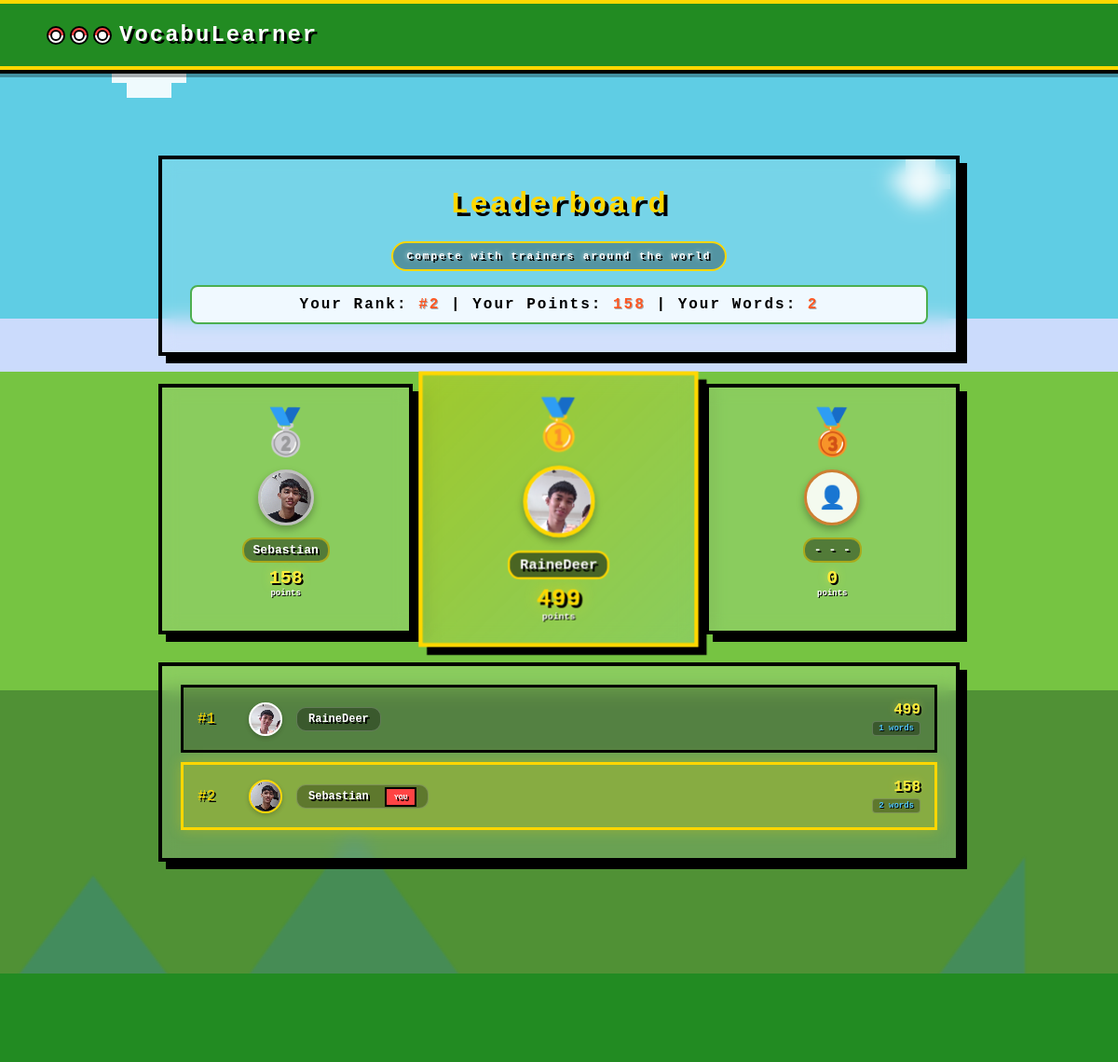
Page /leaderboard (signed in) on the committed database.
### models.py (models this page shows)
class UserAcc(db.Model):
    user_id = db.Column(db.Integer, primary_key=True)
    name = db.Column(db.String(50), nullable=False)
    email = db.Column(db.String(100), unique=True, nullable=False)
    password = db.Column(db.String(200), nullable=False)
    is_admin = db.Column(db.Boolean, default=False)
    date_created = db.Column(db.DateTime, default=datetime.utcnow)
    last_login = db.Column(db.DateTime)
    pokemon_name = db.Column(db.String(100))
    pokemon_id = db.Column(db.Integer, db.ForeignKey('pokemon.pokemon_id'))
    profile_picture = db.Column(db.String(200))
    current_streak = db.Column(db.Integer, default=0)
    longest_streak = db.Column(db.Integer, default=0)
    total_points = db.Column(db.Integer, default=0)  # Pokémon EXP

### Main.py (the view)
@app.route('/leaderboard')
@login_required
def leaderboard():
    current_user = get_current_user()
    users = UserAcc.query.filter_by(is_admin=False).order_by(UserAcc.total_points.desc(), UserAcc.name).all()
    from sqlalchemy import func
    word_counts = db.session.query(
        UserWords.user_id,
        func.count(UserWords.word_id).label('word_count')
    ).group_by(UserWords.user_id).all()
    word_count_dict = {user_id: count for user_id, count in word_counts}
    leaderboard_data = []
    current_user_word_count = 0
    user_rank = None
    for rank, user in enumerate(users, start=1):
        word_count = word_count_dict.get(user.user_id, 0)
        if user.user_id == current_user.user_id:
            current_user_word_count = word_count
            user_rank = rank
        leaderboard_data.append({
            'rank': rank,
            'user_id': user.user_id,  # ADD THIS LINE
            'username': user.name,
            'profile_picture': user.profile_picture,
            'score': user.total_points or 0,
            'words': word_count,
            'is_current_user': user.user_id == current_user.user_id
        })
    podium_users = leaderboard_data[:3] if leaderboard_data else []
    return render_template('leaderboard.html',
                         current_user=current_user,
                         current_user_word_count=current_user_word_count,
                         user_rank=user_rank or len(users) + 1,
                         podium_users=podium_users,
                         leaderboard_data=leaderboard_data)

### Main.py (called while the page is built)
def login_required(f):
    @wraps(f)
    def decorated_function(*args, **kwargs):
        if 'user_id' not in session:
            flash("Please log in to access this page.", "warning")
            return redirect(url_for('login'))
        return f(*args, **kwargs)
    return decorated_function

def get_current_user():
    if 'user_id' in session:
        return UserAcc.query.get(session['user_id'])
    return None

### Templates/leaderboard.html (shortened to what this page needs)
{% extends 'base.html' %}
{% block content %}
    {% block logo_link %}
        <a href="{{ url_for('dashboard') }}" class="logo-link">
            <div class="logo-icon">
                <div class="pokeball-mini"></div>
                <div class="pokeball-mini"></div>
                <div class="pokeball-mini"></div>
            </div>
            VocabuLearner
        </a>
    {% endblock %}
    <div class="leaderboard-container">
        <div class="page-title">
            <h1>Leaderboard</h1>
            <p>Compete with trainers around the world</p>
            <div class="user-rank-info">
                Your Rank: <strong>#{{ user_rank }}</strong> |
                Your Points: <strong>{{ current_user.total_points }}</strong> |
                Your Words: <strong>{{ current_user_word_count }}</strong>
            </div>
        </div>
        <div class="top-three">
            <div class="podium second {% if podium_users|length >= 2 %}clickable{% endif %}"
                 {% if podium_users|length >= 2 %}data-profile-url="{{ url_for('view_profile', user_id=podium_users[1].user_id) }}"{% endif %}>
                <div class="rank">🥈</div>
                {% if podium_users|length >= 2 %}
                <div class="podium-user-info">
                    <div class="podium-avatar">
                        {% if podium_users[1].profile_picture %}
                        <img src="{{ podium_users[1].profile_picture }}" alt="{{ podium_users[1].username }}" class="avatar-img">
                        {% else %}
                        <div class="avatar-default">👤</div>
                        {% endif %}
                    </div>
                    <div class="podium-details">
                        <div class="username">{{ podium_users[1].username }}</div>
                        <div class="score">{{ podium_users[1].score }}</div>
                        <div class="label">points</div>
                    </div>
                </div>
                {% endif %}
            </div>
            <div class="podium first {% if podium_users|length >= 1 %}clickable{% endif %}"
                 {% if podium_users|length >= 1 %}data-profile-url="{{ url_for('view_profile', user_id=podium_users[0].user_id) }}"{% endif %}>
                <div class="rank">🥇</div>
                {% if podium_users|length >= 1 %}
                <div class="podium-user-info">
                    <div class="podium-avatar">
                        {% if podium_users[0].profile_picture %}
                        <img src="{{ podium_users[0].profile_picture }}" alt="{{ podium_users[0].username }}" class="avatar-img">
                        {% else %}
                        <div class="avatar-default">👑</div>
                        {% endif %}
                    </div>
                    <div class="podium-details">
                        <div class="username">{{ podium_users[0].username }}</div>
                        <div class="score">{{ podium_users[0].score }}</div>
                        <div class="label">points</div>
                    </div>
                </div>
                {% endif %}
            </div>
            <div class="podium third {% if podium_users|length >= 3 %}clickable{% endif %}"
                 {% if podium_users|length >= 3 %}data-profile-url="{{ url_for('view_profile', user_id=podium_users[2].user_id) }}"{% endif %}>
                <div class="rank">🥉</div>
                {% if podium_users|length >= 3 %}
                <div class="podium-user-info">
                    <div class="podium-avatar">
                        {% if podium_users[2].profile_picture %}
                        <img src="{{ podium_users[2].profile_picture }}" alt="{{ podium_users[2].username }}" class="avatar-img">
                        {% else %}
                        <div class="avatar-default">👤</div>
                        {% endif %}
                    </div>
                    <div class="podium-details">
                        <div class="username">{{ podium_users[2].username }}</div>
                        <div class="score">{{ podium_users[2].score }}</div>
                        <div class="label">points</div>
                    </div>
                </div>
                {% else %}
                <div class="podium-user-info">
                    <div class="podium-avatar">
                        <div class="avatar-default">👤</div>
                    </div>
                    <div class="podium-details">
                        <div class="username">- - -</div>
                        <div class="score">0</div>
                        <div class="label">points</div>
                    </div>
                </div>
                {% endif %}
            </div>
        </div>
        <div class="leaderboard-list">
            {% if leaderboard_data %}
                {% for entry in leaderboard_data %}
                    <div class="leaderboard-item clickable {% if entry.is_current_user %}you{% endif %}"
                         data-profile-url="{{ url_for('view_profile', user_id=entry.user_id) }}">
                        <div class="item-left">
                            <div class="item-rank">#{{ entry.rank }}</div>
                            <div class="item-avatar">
                                {% if entry.profile_picture %}
                                <img src="{{ entry.profile_picture }}" alt="{{ entry.username }}" class="avatar-img">
                                {% else %}
                                <div class="avatar-default">👤</div>
                                {% endif %}
                            </div>
                            <div class="item-username">
                                {{ entry.username }}
                                {% if entry.is_current_user %}
                                <span class="item-badge">YOU</span>
                                {% endif %}
                            </div>
                        </div>
                        <div class="item-right">
                            <div class="item-score">{{ entry.score }}</div>
                            <div class="item-words">{{ entry.words }} words</div>
                        </div>
                    </div>
                {% endfor %}
            {% else %}
                <div class="no-data-message">
                    <p>No users on the leaderboard yet. Be the first to earn points!</p>
                </div>
            {% endif %}
        </div>
    </div>
    <footer class="footer">
        <p>© 2025 VocabuLearner</p>
    </footer>
{% endblock %}

### Templates/base.html (shortened to what this page needs)
<!DOCTYPE html>
<html lang="en">
<head>
    <link rel="stylesheet" href="{{ url_for('static', filename='styles.css') }}">
</head>
<body>
    <div class="cloud-layer">
    </div>
    <div class="mountain-bg">
        <div class="pixel-mountain"></div>
        <div class="pixel-mountain"></div>
        <div class="pixel-mountain"></div>
    </div>
    <div class="particles">
    </div>
    <header class="header">
        <div class="logo">
            {% block logo_link %}{% endblock %}
        </div>
    </header>
    {%block content%}
    {%endblock%}
</body>
</html>

### rows in the picture
UserAcc: total_points "158", profile_picture (picture), name "Sebastian", rank "2", username "Sebastian", shows "YOU", score "158", words "2"
UserAcc: profile_picture (picture), name "RaineDeer", total_points "499", rank "1", username "RaineDeer", score "499", words "1"

### other values in the picture
{{ user_rank }} "2"
{{ current_user_word_count }} "2"
{{ podium_users[1].score }} "158"
